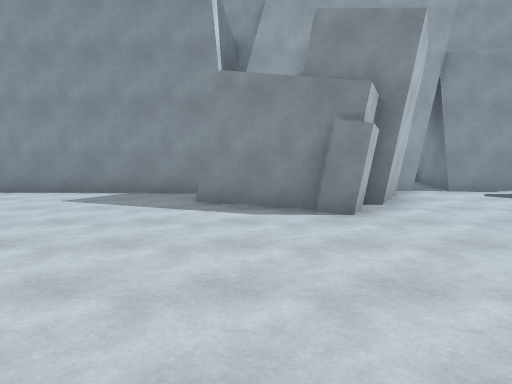
View 1 (above)

19 first-person views from a walk through a 3-D level made in the Unity game engine. The camera is 1.5 m above the floor, tilts 6° down and sees 70° across. The floor is counted in squares, 1.8 m on a side. Each view is taken from the middle of a square. On the plan, view 1 faces up. The plan holds only what a view shows up to about 12 squares ahead; the rest is blank. The place goes on beyond the plan. The player is left out.

View 2
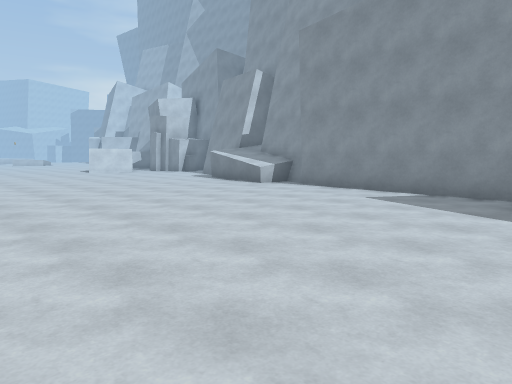

View 3
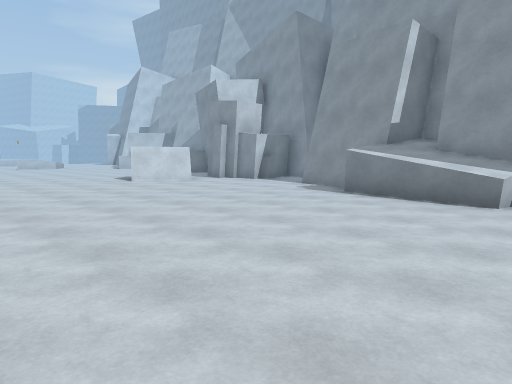

View 4
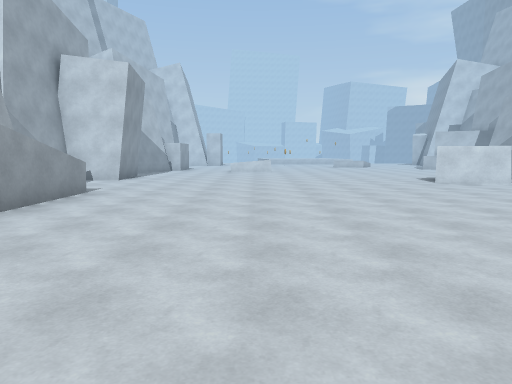

View 5
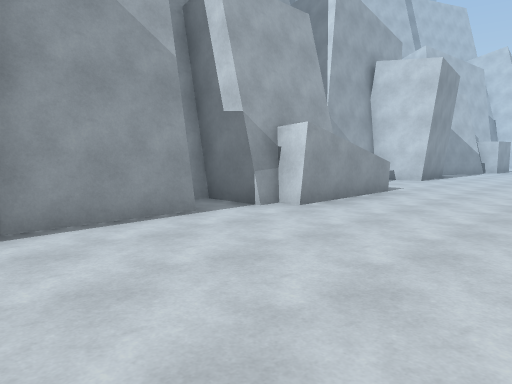

View 6
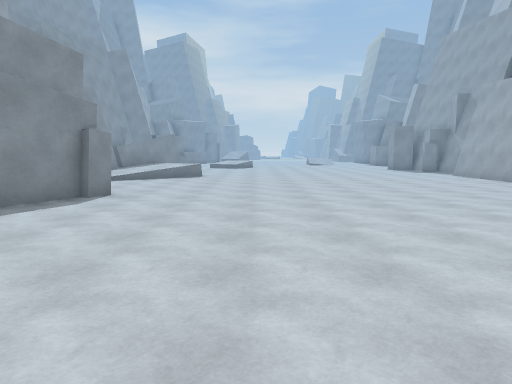

View 7
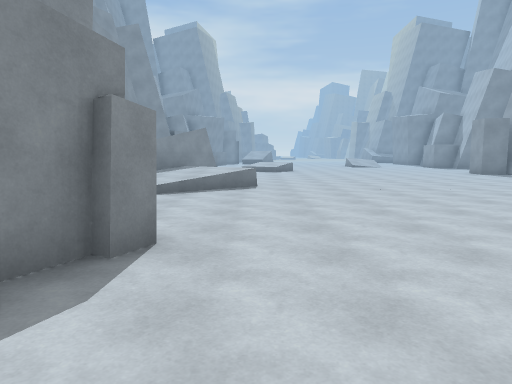

View 8
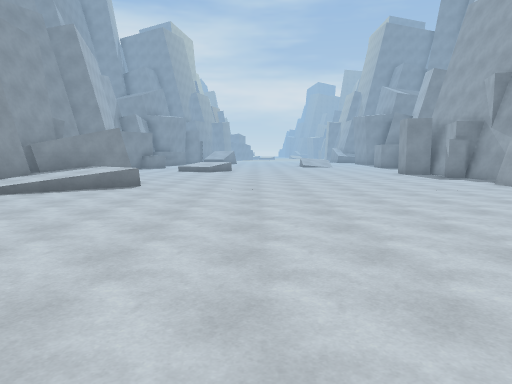

View 9
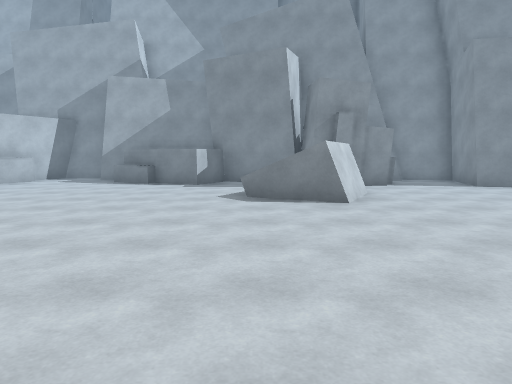

View 10
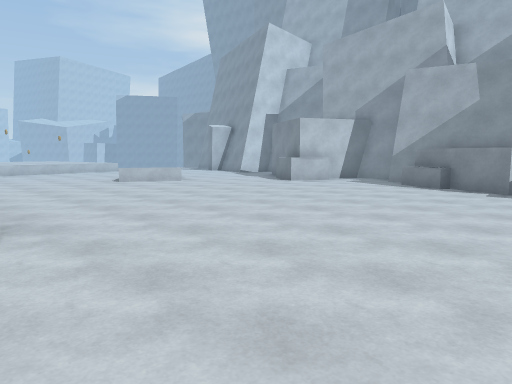

View 11
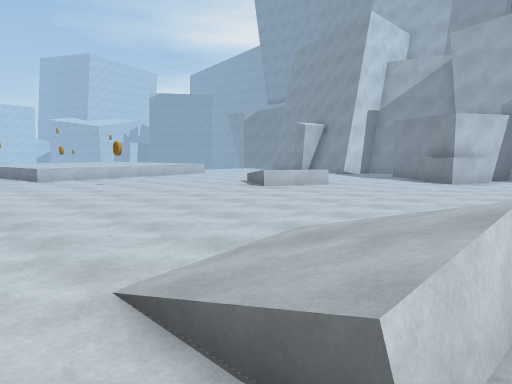

View 12
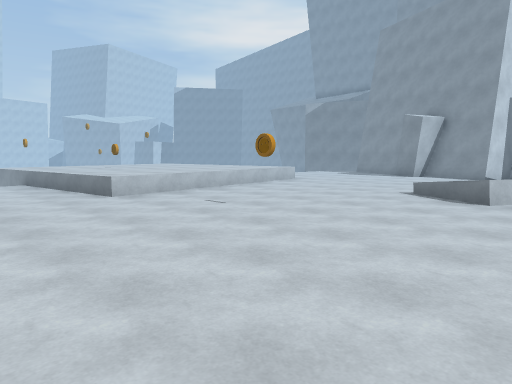

View 13
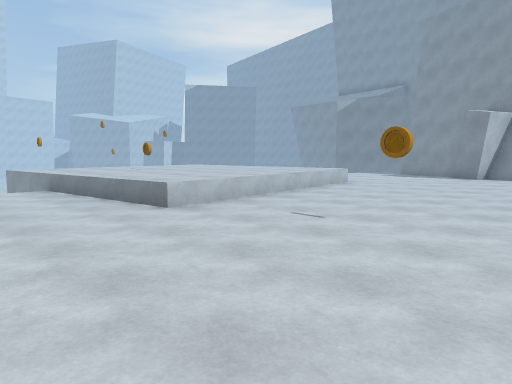

View 14
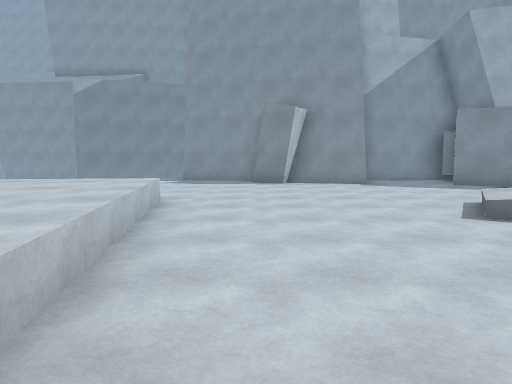

View 15
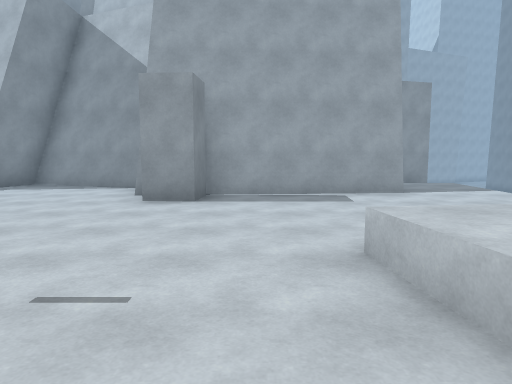

View 16
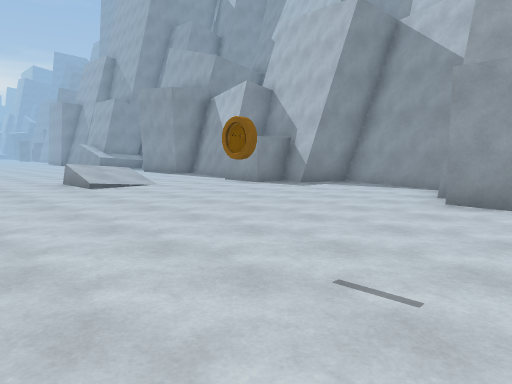

View 17
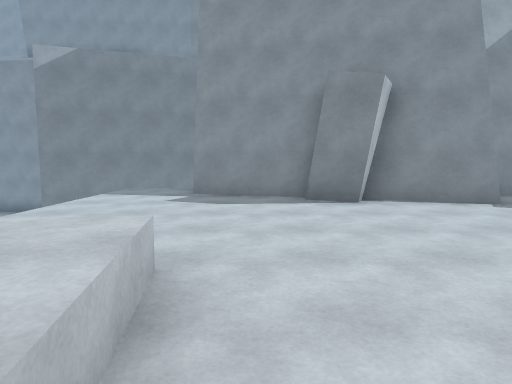

View 18
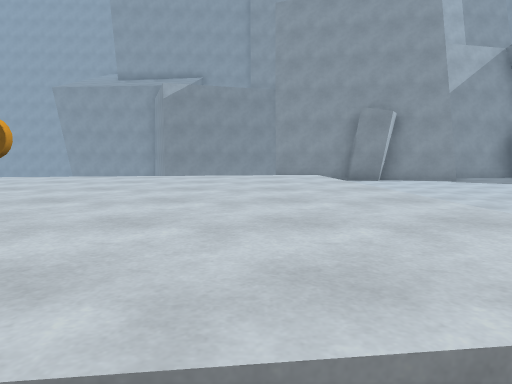

View 19
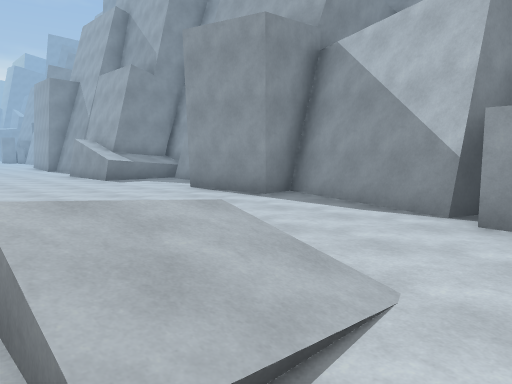

### Floor plan
Key: @ floor where view 1 was taken; # wall or solid block; x gap in a wall; . main floor; : floor 0.25 m higher than the main floor; + floor 0.5 m higher than the main floor; * floor 0.75 m higher than the main floor; / step, stairs or slope; = window, fence, low wall or low ledge; ^ raised ledge; v drop or lower ground; C coin.
Columns run from 40 left of view 1 to 10 right of it. Each row starts with its distance up from view 1.
 17   ###
 16 ###v
 15 v  vv
 14    v.###  ####
 13    ....####..#   #
 12    ..........###.##       ###
 11    ..........###..######  #.#
 10      .........^^...##..####.#
  9      .................. #...####^#         ###
  8 ^^^^^^...../..........^ x.....#^^^######   #.#####
  7 ^^^^^^....///.........^##...............  ##./::+##
  6 ^^^^^^.....=/..........................####...+//*#
  5 ^^^^^^...................................#.....**
  4 ^^C^^^^............................................
  3 ^^^^^^^............................................
  2 ^^^^^^^............................................
  1 ^vv.............//.................................
  0    .............//.   ............. ....@..........
 -1    ................  ..............   .............
 -2   ......##.........................    ............
 -3   ..######.....##.........^###....       ..........
 -4   ..     ###.##########...^  #####        .........
 -5   ..       ###      # ####    #             .......
 -6   ##                                         ####.#
 -7                                                 ###

Positions as (right, up) in squares from view 1, and headings:
1: (0, 0), facing up
2: (0, 0), facing up-left
3: (-6, 1), facing up-left
4: (-6, 1), facing left
5: (-6, 1), facing down-left
6: (-6, 2), facing right
7: (-2, 4), facing right
8: (-2, 1), facing right
9: (-18, 0), facing up
10: (-18, 1), facing up-left
11: (-22, -1), facing up-left
12: (-27, -1), facing up-left
13: (-29, -1), facing up-left
14: (-33, 2), facing up
15: (-33, 5), facing down
16: (-33, 5), facing down-right
17: (-34, 6), facing up
18: (-36, 1), facing up
19: (-25, 2), facing down-right
